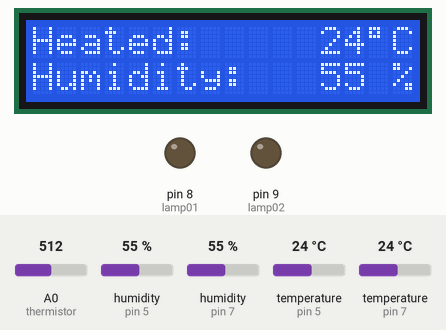
This sketch was run on a simulated Arduino Uno, built with avr-gcc and run on an emulated ATmega328P. Parts: 16×2 character LCD, output pins drawn as LEDs (lit = HIGH). Inputs (shaded band) come from the test bench; at power-on: A0 (thermistor) = 512, humidity (sensors on pin 5, pin 7) 55 %, temperature (sensors on pin 5, pin 7) 24 °C.

Above: at 2.9 s.
3.0 s: A0 (thermistor) set to 37
At 4.9 s:
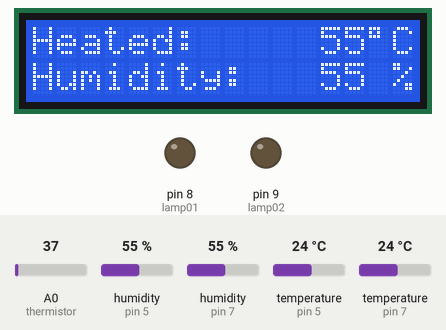
6.0 s: A0 (thermistor) set to 31
At 7.2 s:
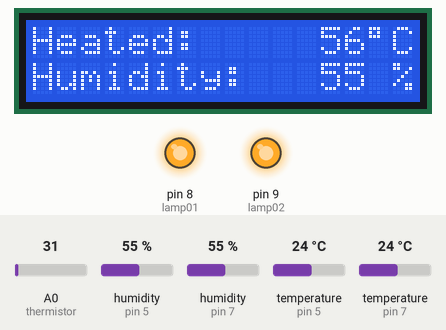
9.2 s: humidity (sensor on pin 5) set to 22 %
At 11.9 s:
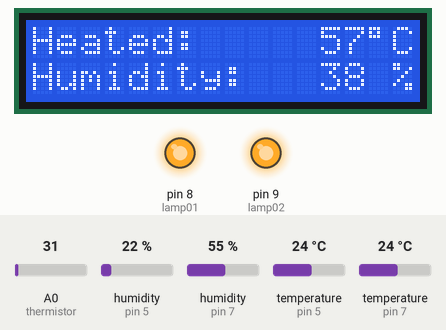
12.4 s: humidity (sensor on pin 7) set to 22 %
At 14.2 s:
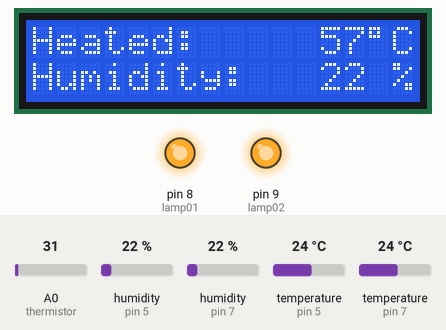
14.8 s: temperature (sensor on pin 5) set to 12 °C
At 16.5 s:
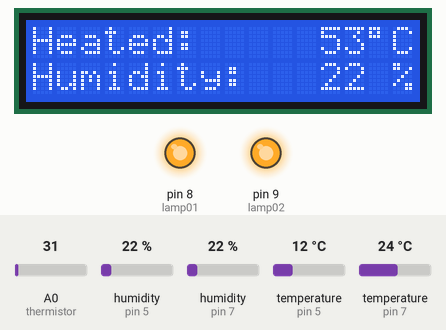
17.1 s: temperature (sensor on pin 7) set to 15 °C
At 18.8 s:
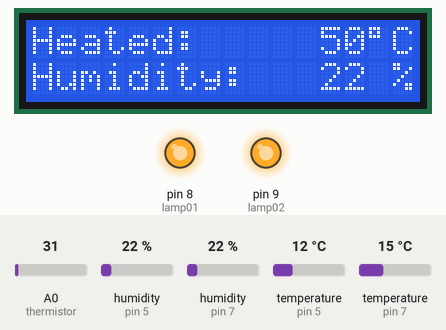
19.3 s: temperature (sensor on pin 7) set to 12 °C
Timing chart, 0 to 22.3 s (numbered marks = the images above; inputs shaded):
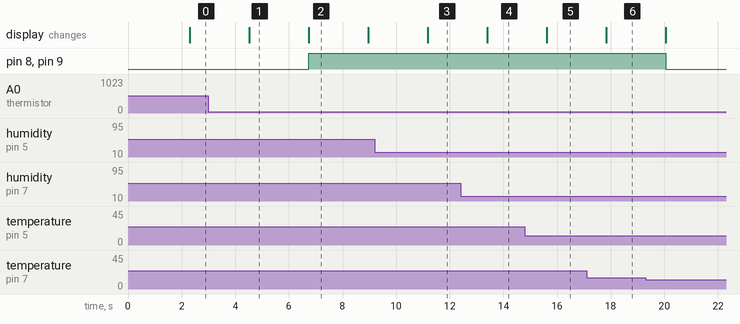

The sketch:

drybox.ino
```cpp
#include <LiquidCrystal_I2C.h>
#include <Wire.h>
#include <dht.h>

//---Mapeamento de Hardware---

#define    thermistor         A0
#define    DHTSensor01         5
#define    DHTSensor02         7
#define    lamp01              8
#define    lamp02              9

//-----------------------------------------Thermistor Settings---------------------------------------------

#define NominalThermistorResistance 100000
#define NominalTemperature 25
#define SAMPLING 100
#define BCOEFFICIENT 4149
#define SerieResistance 98000

int Sampling[SAMPLING];
int i;

int BetaFactor(){
   float average,
         temperature;

 //equaçao funcionamento thermisor
   for (i=0; i< SAMPLING; i++) {
    Sampling[i] = analogRead(thermistor);
    delay(10);
   }

   average = 0;

   for (i=0; i< SAMPLING; i++){
    average += Sampling[i];
   }

   average /= SAMPLING;

   average = 1023 / average - 1;
   average = SerieResistance / average;

   temperature = average / NominalThermistorResistance;     // (R/Ro)
   temperature = log(temperature); // ln(R/Ro)
   temperature /= BCOEFFICIENT;                   // 1/B * ln(R/Ro)
   temperature += 1.0 / (NominalTemperature + 273.15); // + (1/To)
   temperature = 1.0 / temperature;                 // Inverte o valor
   temperature -= 273.15;

   return int(temperature);
}


//--------------------------------------Humidity Sensor Parameters-----------------------------------------
dht DHT01;
dht DHT02;
int DHT01temperature = 0x00,
    DHT02temperature = 0x00,
    DHT01Humidity    = 0x00,
    DHT02Humidity    = 0x00;


int AverageInternalTemperature(int thermistorTemperature){


  DHT01.read11(DHTSensor01);
  DHT02.read11(DHTSensor02);
  DHT01temperature   = DHT01.temperature;
  DHT02temperature   = DHT02.temperature;

  int thermistorTemperatureFiltered,
      thermistorNumericWeight,
      DHT01temperatureFiltered,
      DHT01NumericWeight,
      DHT02temperatureFiltered,
      DHT02NumericWeight,
      averageTemperature,
      divider;

  if(DHT01temperature != 0){
    DHT01temperatureFiltered = DHT01temperature;
    DHT01NumericWeight = 1;
  }else{
    DHT01temperatureFiltered = 0;
    DHT01NumericWeight = 0;
  }

  if(DHT02temperature != 0){
    DHT02temperatureFiltered = DHT02temperature;
    DHT02NumericWeight = 1;
  }else{
    DHT02temperatureFiltered = 0;
    DHT02NumericWeight = 0;
  }

  if(thermistorTemperature != 0){
    thermistorTemperatureFiltered = thermistorTemperature;
    thermistorNumericWeight = 1;
  }else{
    thermistorTemperatureFiltered = 0;
    thermistorNumericWeight = 0;
  }

  divider = DHT01NumericWeight + DHT02NumericWeight + thermistorNumericWeight;
  averageTemperature = ((DHT01temperatureFiltered + DHT02temperatureFiltered+ thermistorTemperatureFiltered)/divider);

  return averageTemperature;
}//end AverageInternalTemperature()


int AverageInternalHumidity(){

  DHT01.read11(DHTSensor01);
  DHT02.read11(DHTSensor02);
  DHT01Humidity = DHT01.humidity;
  DHT02Humidity = DHT02.humidity;

  int DHT01HumidityFiltered,
      DHT02HumidityFiltered,
      DHT01NumericWeight,
      DHT02NumericWeight,
      averageHumidity,
      divider;

  if(DHT01Humidity != 0){
    DHT01HumidityFiltered = DHT01Humidity;
    DHT01NumericWeight = 1;
  }else{
    DHT01HumidityFiltered = 0;
    DHT01NumericWeight = 0;
  }

  if(DHT02Humidity != 0){
    DHT02HumidityFiltered = DHT02Humidity;
    DHT02NumericWeight = 1;
  }else{
    DHT02HumidityFiltered = 0;
    DHT02NumericWeight = 0;
  }

  divider = DHT01NumericWeight + DHT02NumericWeight;

  averageHumidity= ((DHT01HumidityFiltered + DHT02HumidityFiltered)/divider);

  if(averageHumidity <= 20){
    averageHumidity = 20;
  }else if(averageHumidity >=80){
    averageHumidity = 80;
  }

  return averageHumidity;
}//end AverageInternalHumidity()


//-----------------------------------------display parameters----------------------------------------------

//------------------------------------------Display settings-----------------------------------------------

#define    Address    0x27
#define    lines      2
#define    columns    16

LiquidCrystal_I2C lcd(Address, lines, columns);

void ScreenInformationStructure(){

   lcd.init();
   lcd.backlight();
   lcd.clear();
   lcd.print("Heated: ");
   lcd.setCursor(14,0);
   lcd.write(B11011111);
   lcd.print("C");
   lcd.setCursor(0,1);
   lcd.print("Humidity: ");
   lcd.setCursor(15,1);
   lcd.print("%");
}


void ShowInformationOnLCD(int temperature, int humidity){

   lcd.setCursor(12,0);
   lcd.print(temperature);
   lcd.setCursor(12,1);
   lcd.print(humidity);
}

//-----------------------------------------temperature parameters------------------------------------------
#define MinimumTemperature 50
#define MaximumTemperature 56

void lampInit(){
   pinMode(lamp01,OUTPUT);
   pinMode(lamp02,OUTPUT);
}

void lampONOFF(int internalTemperature, int minTemperature, int maxTemperature ){

   if(internalTemperature < minTemperature){
    digitalWrite(lamp01,LOW);
    digitalWrite(lamp02,LOW);
   }else if(internalTemperature >= maxTemperature){
    digitalWrite(lamp01,HIGH);
    digitalWrite(lamp02,HIGH);
   }

}

void setup() {

  Serial.begin(9600);
  ScreenInformationStructure();
  lampInit();

}

void loop() {

  int thermistor,
      temperature,
      Humidity;

  BetaFactor();
  thermistor = BetaFactor();
  AverageInternalTemperature(thermistor);
  AverageInternalHumidity();
  temperature = AverageInternalTemperature(thermistor);
  Humidity    = AverageInternalHumidity();
  ShowInformationOnLCD(temperature,Humidity);

  if(Humidity>=21){
    lampONOFF(temperature,MinimumTemperature,MaximumTemperature);
  }else{
    digitalWrite(lamp01,HIGH);
    digitalWrite(lamp02,HIGH);
  }
}
```

Measured:
- the behaviour switches between 35 and 34 on A0 (thermistor) (found by bisection; images 1 and 2)
- after the input at 3.0 s, the display: changes after 1.5 s (image 1)
- after the input at 6.0 s, pin 8 (lamp01), pin 9 (lamp02): LOW → HIGH after 0.74 s; the display: changes after 0.74 s (image 2)
- after the input at 9.2 s, the display: changes after 2.0 s (image 3)
- after the input at 12.4 s, the display: changes after 0.99 s (image 4)
- after the input at 14.8 s, the display: changes after 0.81 s (image 5)
- after the input at 17.1 s, the display: changes after 0.73 s (image 6)
- after the input at 19.3 s, pin 8 (lamp01), pin 9 (lamp02): HIGH → LOW after 0.74 s
